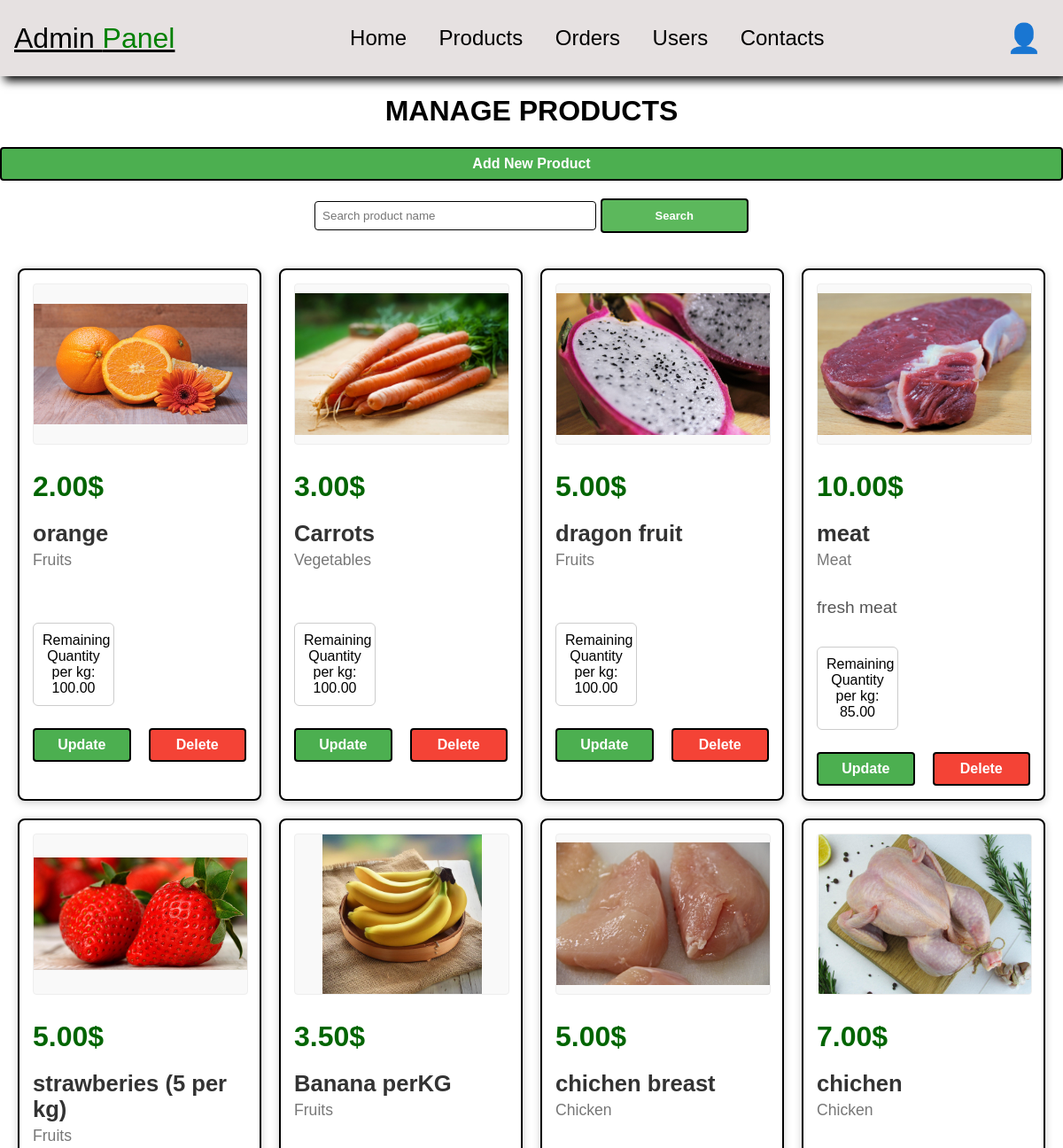
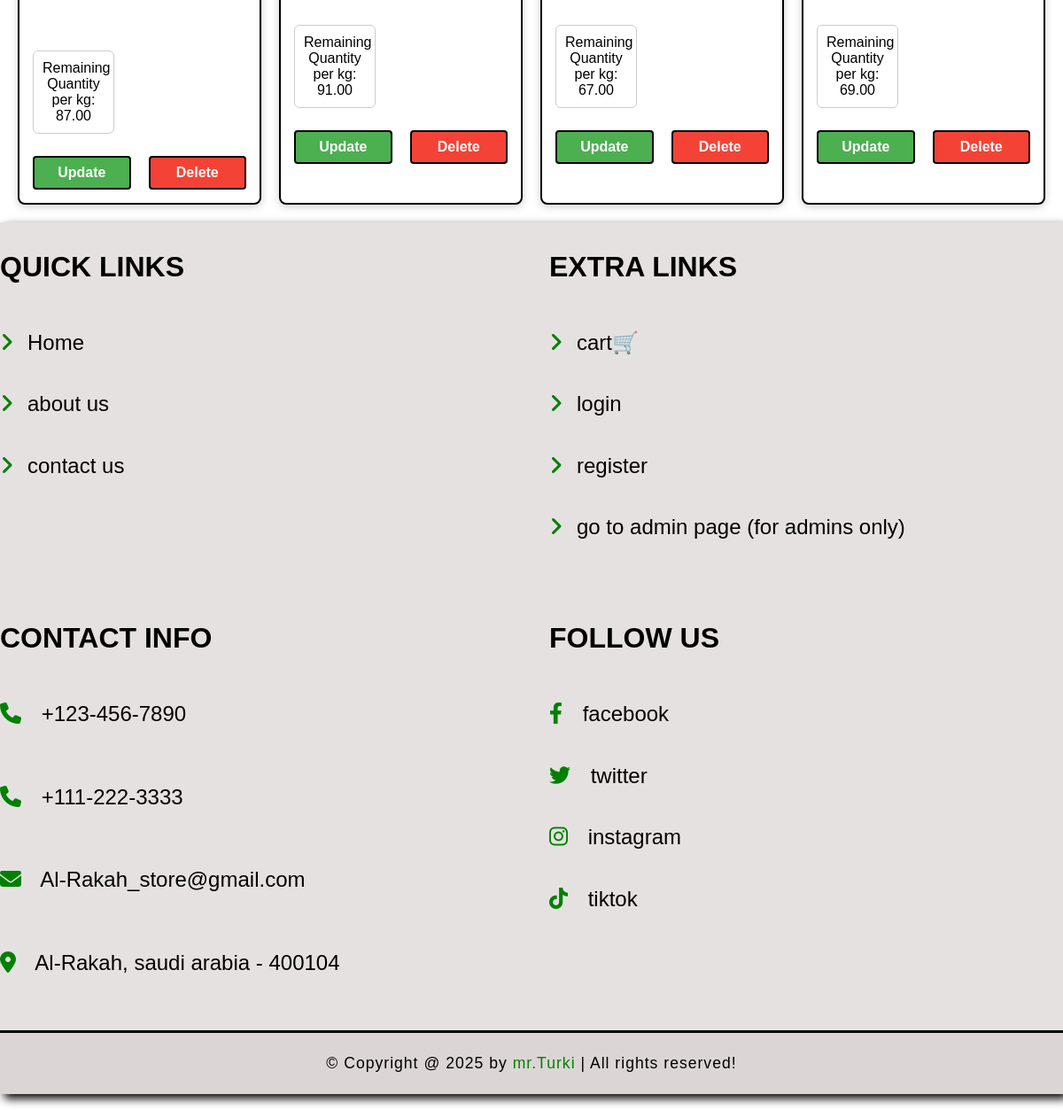
The app's page /GroceryStore/php/admin_products.php (signed in) with its own data (2 pictures, top to bottom).
### tables this page shows
CREATE TABLE `products` (
  `id` int(11) NOT NULL AUTO_INCREMENT,
  `name` varchar(100) NOT NULL,
  `category` varchar(100) NOT NULL,
  `details` text DEFAULT NULL,
  `price` decimal(10,2) NOT NULL,
  `quantity` decimal(10,2) NOT NULL,
  `image` varchar(255) NOT NULL,
  `created_at` timestamp NOT NULL DEFAULT current_timestamp(),
  PRIMARY KEY (`id`),
  KEY `CategoryID` (`category`)
);

### GroceryStore/php/admin_products.php (the view, shortened to what this page needs)
<?php
require_once 'config.php';
$message = '';
$message_type = '';
$product = [
    'id' => '',
    'name' => '',
    'price' => '',
    'category' => '',
    'details' => '',
    'image' => '',
    'quantity' => ''
];
$search_term = '';
try {
    if (!empty($search_term)) {
        $stmt = $conn->prepare("SELECT * FROM products WHERE name LIKE :search ORDER BY created_at DESC");
        $stmt->bindValue(':search', '%' . $search_term . '%', PDO::PARAM_STR);
        $stmt->execute();
        $products = $stmt->fetchAll(PDO::FETCH_ASSOC);
    } else {
        $products_stmt = $conn->query("SELECT * FROM products ORDER BY created_at DESC");
        $products = $products_stmt->fetchAll(PDO::FETCH_ASSOC);
    }
} catch (PDOException $e) {
    die("Database error: " . $e->getMessage());
}
?>
<!DOCTYPE html>
<html lang="en">
<head>
    <link rel="stylesheet" href="/web project/GroceryStore/css/StyleSheet.css">
</head>
<body>
    <?php include 'admin_header.php'; ?>
    <div class="dashboard">
        <?php if (isset($_GET['action']) && $_GET['action'] == 'add'): ?>
            <div class="product-form">
                <h1 class="title">ADD NEW PRODUCT</h1>
                <?php if (!empty($message)): ?>
                    <div class="message <?= $message_type ?>">
                        <?= htmlspecialchars($message) ?>
                    </div>
                <?php endif; ?>
                <form method="POST" enctype="multipart/form-data">
                    <div class="form-row">
                        <span class="form-label">Product name:</span>
                        <input type="text" class="form-input" name="product_name"
                               value="<?= htmlspecialchars($product['name']) ?>" required>
                    </div>
                    <div class="form-row">
                        <span class="form-label">Price:</span>
                        <input type="number" class="form-input" name="product_price"
                               value="<?= htmlspecialchars($product['price']) ?>" min="0" step="0.01" required>
                        <span class="form-label">Quantity:</span>
                        <input type="number" class="form-input" name="product_quantity"
                               value="<?= htmlspecialchars($product['quantity']) ?>" min="0" required>
                    </div>
                    <div class="form-row">
                        <span class="form-label">Category:</span>
                        <select class="form-input" name="product_category" required>
                            <option value="">-- select category --</option>
                            <option value="meat" <?= $product['category'] == 'meat' ? 'selected' : '' ?>>Meat</option>
                            <option value="fruits" <?= $product['category'] == 'fruits' ? 'selected' : '' ?>>Fruits</option>
                            <option value="vegetables" <?= $product['category'] == 'vegetables' ? 'selected' : '' ?>>Vegetables</option>
                            <option value="chicken" <?= $product['category'] == 'chicken' ? 'selected' : '' ?>>Chicken</option>
                            <option value="fish" <?= $product['category'] == 'fish' ? 'selected' : '' ?>>Fish</option>
                        </select>
                    </div>
                    <div class="form-row">
                        <span class="form-label">Product image:</span>
                        <input type="file" class="form-input" name="product_image" accept="image/*" required>
                    </div>
                    <div class="form-row">
                        <span class="form-label">Product details:</span>
                        <textarea class="form-input" name="product_details" rows="4"><?= htmlspecialchars($product['details']) ?></textarea>
                    </div>
                    <div class="form-actions center-buttons">
                        <button type="submit" class="btn update-btn" name="save_product">
                            Add Product
                        </button>
                        <a href="admin_products.php" class="btn delete-btn">Cancel</a>
                    </div>
                </form>
            </div>
        <?php else: ?>
            <h1 class="title">MANAGE PRODUCTS</h1>
            <div class="center-buttons">
                <a href="admin_products.php?action=add" class="btn update-btn">Add New Product</a>
            </div>
            <div class="search-bar">
                <form method="GET">
                    <input type="text" class="search-input" name="search" placeholder="Search product name" value="<?= htmlspecialchars($search_term) ?>">
                    <button type="submit" class="search-button">Search</button>
                </form>
            </div>
            <div class="products-container">
                <?php if (!empty($products)): ?>
                    <?php foreach ($products as $product): ?>
                        <div class="product-box">
                            <img src="<?= htmlspecialchars($product['image']) ?>"
                                 alt="<?= htmlspecialchars($product['name']) ?>"
                                 class="product-img"
                                 onerror="this.src='images/default-product.jpg'">
                            <div class="product-info">
                                <div class="product-price"><?= number_format($product['price'], 2) ?>$</div>
                                <h3><?= htmlspecialchars($product['name']) ?></h3>
                                <div class="product-category"><?= htmlspecialchars($product['category']) ?></div>
                                <p class="product-description"><?= htmlspecialchars($product['details']) ?></p>
                                <div class="product-quantity">Remaining Quantity per kg: <?= htmlspecialchars($product['quantity']) ?></div>
                            </div>
                            <div class="product-actions">
                                <a href="edit_product.php?id=<?= $product['id'] ?>" class="btn update-btn">Update</a>
                                <a href="admin_products.php?delete_id=<?= $product['id'] ?>"
                                   class="btn delete-btn"
                                   onclick="return confirm('Delete <?= addslashes(htmlspecialchars($product['name'])) ?>?')">Delete</a>
                            </div>
                        </div>
                    <?php endforeach; ?>
                <?php else: ?>
                    <div class="no-products">
                        <p>No products found. <a href="admin_products.php?action=add">Add your first product!</a></p>
                    </div>
                <?php endif; ?>
            </div>
        <?php endif; ?>
    </div>
    <?php include 'footer.php'; ?>
</body>
</html>

### GroceryStore/css/StyleSheet.css (style rules this page uses)
body { font-family: Arial, sans-serif; margin: 0; padding: 0; background-color: white; }
.title { text-align: center; font-size: 2rem; font-weight: bold; color: black; text-transform: uppercase; }
.btn { background-color: #4CAF50; color: white; border: 3px solid black; border-radius: 10px; padding: 1rem; display: flex; align-items: center; justify-content: center; text-align: center; gap: 5px; }
.delete-btn { background-color: #f44336; color: white; border: none; }
.products-container { display: grid; grid-template-columns: repeat(auto-fill, minmax(250px, 1fr)); gap: 20px; padding: 20px; max-width: 1200px; margin: 0 auto; }
.product-box { border: 2px solid black; border-radius: 8px; padding: 15px; background: white; box-shadow: 0 2px 10px rgba(0, 0, 0, 0.2); transition: transform 0.3s ease; }
.product-img { width: 100%; height: 180px; object-fit: contain; border-radius: 4px; margin-bottom: 10px; background: #f9f9f9; border: 1px solid #eee; }
.product-info { padding: 10px 0; }
.product-price { font-weight: bold; color: #2a6496; font-size: 1.4rem; margin: 5px 0; }
.product-info h3 { font-size: 1.6rem; margin: 5px 0; color: #333; }
.product-category { color: #666; font-size: 1.2rem; margin-bottom: 10px; text-transform: capitalize; }
.product-description { color: #555; font-size: 1.2rem; margin: 10px 0; line-height: 1.4; }
.product-actions { display: flex; gap: 10px; margin-top: 15px; }
.btn { padding: 8px 15px; border: none; border-radius: 4px; cursor: pointer; font-weight: bold; text-decoration: none; text-align: center; flex: 1; }
.update-btn { background-color: #4CAF50; color: white; border: 2px solid black; }
.delete-btn { background-color: #f44336; color: white; border: 2px solid black; }
.center-buttons { display: flex; justify-content: center; gap: 10px; margin: 20px 0; }
.search-bar { margin-bottom: 20px; text-align: center; }
.search-input { padding: 8px; border: 1px solid black; border-radius: 4px; width: 300px; }
.search-button { padding: 10px 60px; background-color: #5cb85c; color: white; border: none; border-radius: 4px; cursor: pointer; border: 2px solid black; font-weight: bold; font-size: 13px; }
.product-info { flex: 2; display: flex; flex-direction: column; }
.product-price { font-size: 2rem; color: darkgreen; margin-bottom: 15px; font-weight: bold; }
.product-category { color: #777; font-size: 1.1rem; margin-bottom: 20px; text-transform: capitalize; }
.product-description { margin-bottom: 30px; }
.product-actions { display: flex; align-items: center; gap: 20px; }
.product-quantity { width: 70px; padding: 10px; border: 1px solid #ccc; border-radius: 6px; font-size: 1rem; text-align: center; }

### records on screen
products: image+name (picture), price "2.00", name "orange", category "Fruits", quantity "100.00"
products: image+name (picture), price "3.00", name "Carrots", category "Vegetables", quantity "100.00"
products: image+name (picture), price "5.00", name "dragon fruit", category "Fruits", quantity "100.00"
products: image+name (picture), price "10.00", name "meat", category "Meat", details "fresh meat", quantity "85.00"
products: image (picture), price "5.00", name "strawberies (5 per kg)", category "Fruits", quantity "87.00"
products: image (picture), price "3.50", name "Banana perKG", category "Fruits", quantity "91.00"
products: image (picture), price "5.00", name "chichen breast", category "Chicken", quantity "67.00"
products: image (picture), price "7.00", name "chichen", category "Chicken", quantity "69.00"
